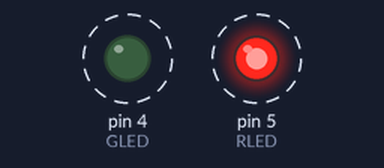
A sketch run on a simulated Arduino Uno, built with avr-gcc and run on an emulated ATmega328P. Parts: output pins drawn as LEDs (lit = HIGH). Dashed ring = blinking. What the sketch prints to the serial monitor is not drawn.

Above: at 0.6 s.
Timing chart, 0 to 3.0 s (numbered marks = the images above):
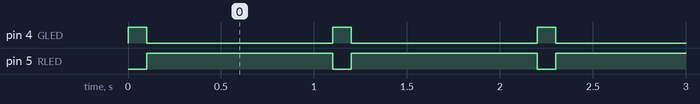

The sketch:

1-15-ex1.ino
```cpp
#define GLED 4
#define RLED 5

#define TIMER_COMPARE_VALUE 62500
#define COUNTER_TIME 1000
#define LED_TIME 100
unsigned long gCounter = 0;
volatile unsigned char gISRFlag1 = 0;
void setup() {
  Serial.begin(9600);

  pinMode(GLED, OUTPUT);
  pinMode(RLED, OUTPUT);
  //Initialize Timer1 (16bit)
  //

  noInterrupts();
  TCCR1A = 0;
  TCCR1B = 0;
  OCR1A = TIMER_COMPARE_VALUE; //compare match register 16 MHz/256
  TCCR1B |= (1<<WGM12); //CTC Mode
  //Start timer by setting the prescaler
  TCCR1B |= (1<<CS12); //256 prescaler
  TIMSK1 |= (1<<OCIE1A); // enable timer compare interrupt
  interrupts();
}

void loop() {

  digitalWrite(GLED, HIGH);
  digitalWrite(RLED, LOW);
  delay(LED_TIME);

  digitalWrite(GLED, LOW);
  digitalWrite(RLED, HIGH);
  if(gISRFlag1) {
    gISRFlag1 = 0;

    gCounter++;
    Serial.print(F("Counter: "));
    Serial.println(gCounter);
    delay(COUNTER_TIME);
  }
}

ISR(TIMER1_COMPA_vect){
    gISRFlag1 = 1;
  }
```

Measured:
- by itself, pin 4 (GLED): alternates HIGH for 0.10 s and LOW for 1.0 s
- by itself, pin 5 (RLED): alternates HIGH for 1.0 s and LOW for 0.10 s
